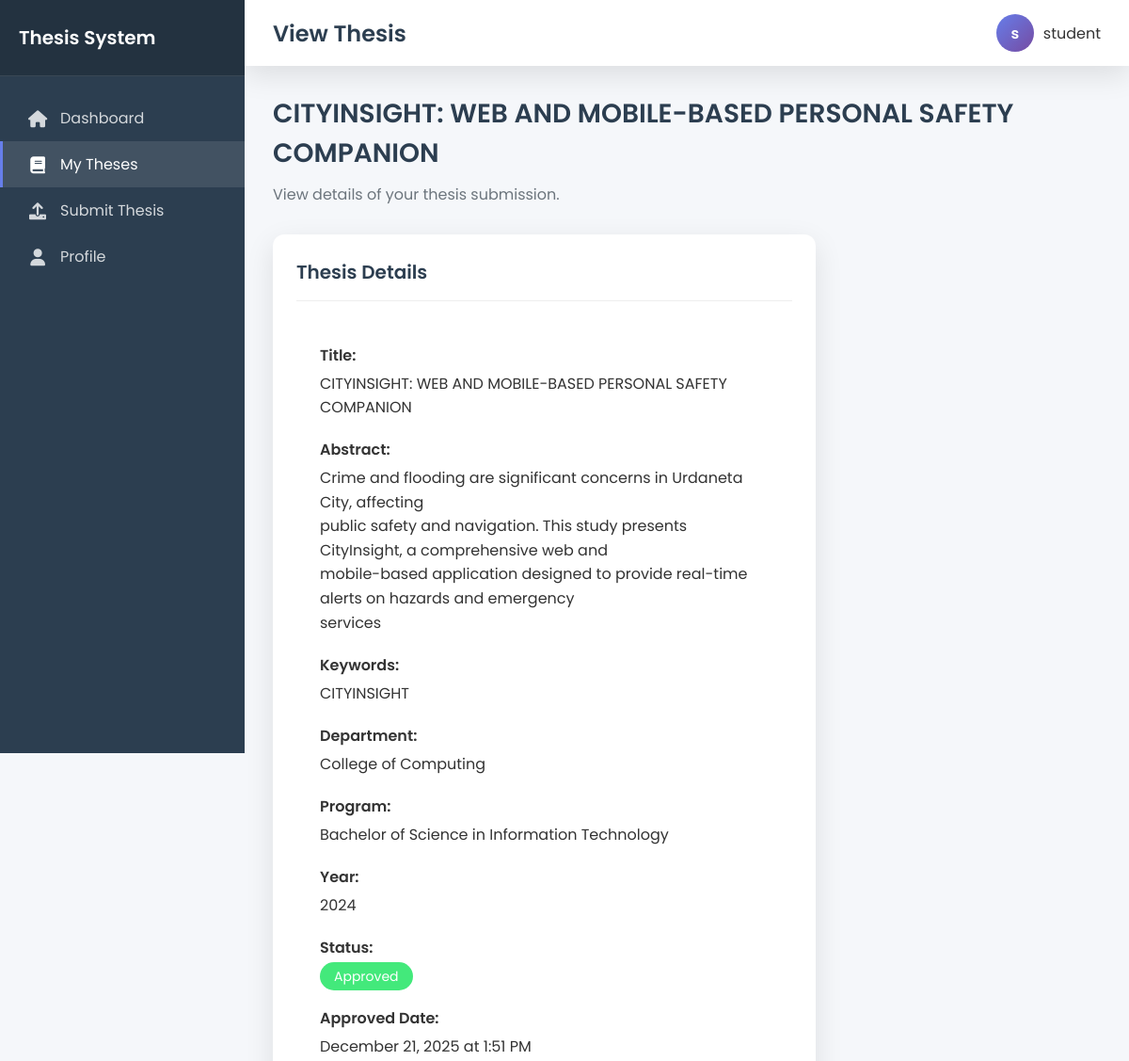
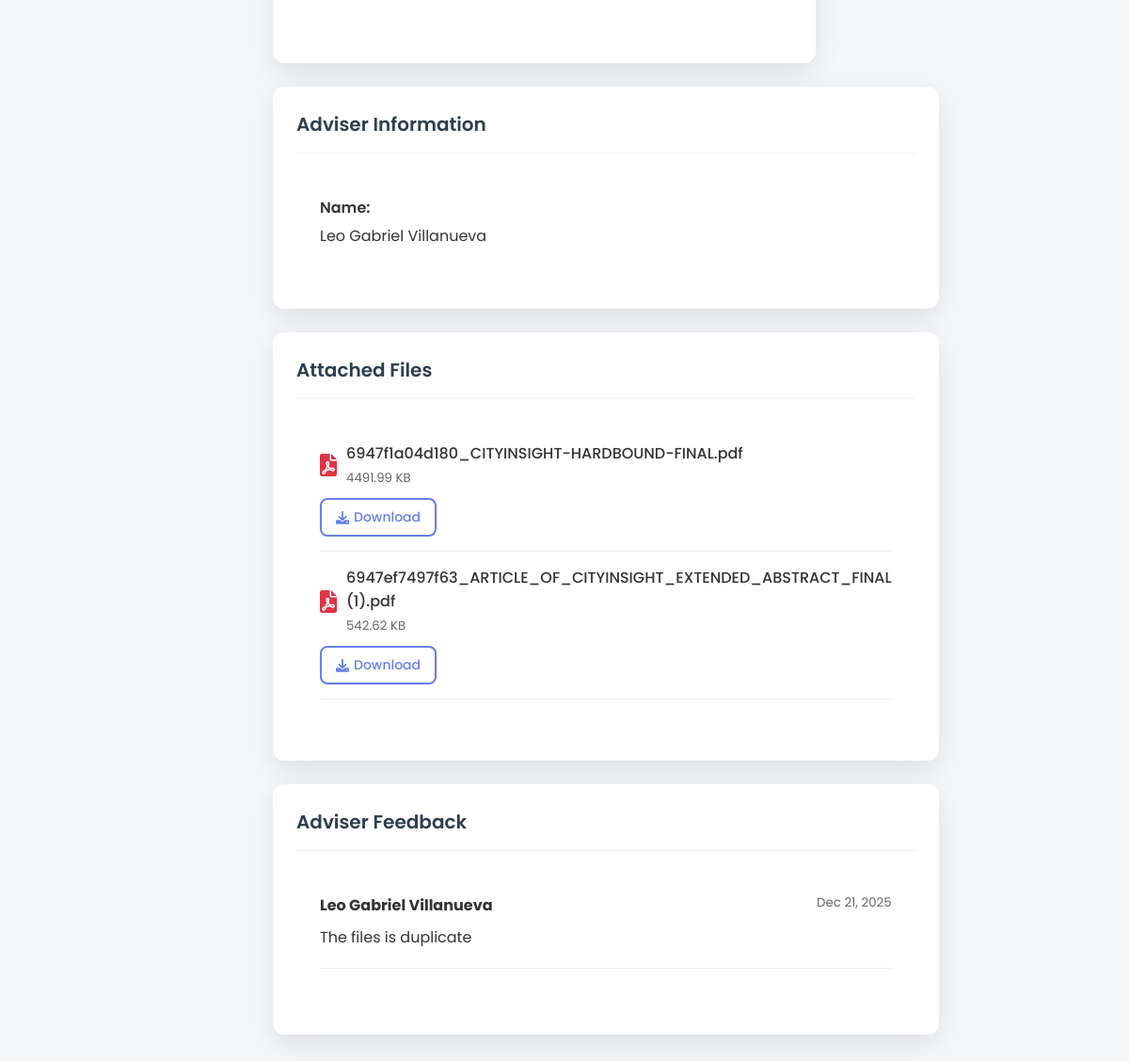
The app's page /student/view-thesis.php?id=4 (signed in) with its own data (2 pictures, top to bottom).
### tables this page shows
CREATE TABLE `theses` (
  `id` int(11) NOT NULL,
  `title` varchar(255) NOT NULL,
  `abstract` text NOT NULL,
  `keywords` text DEFAULT NULL,
  `author_id` int(11) NOT NULL,
  `adviser_id` int(11) DEFAULT NULL,
  `department_id` int(11) NOT NULL,
  `program_id` int(11) NOT NULL,
  `year` year(4) NOT NULL,
  `status` enum('draft','submitted','under_review','approved','rejected') DEFAULT 'draft',
  `submitted_at` timestamp NULL DEFAULT NULL,
  `approved_at` timestamp NULL DEFAULT NULL,
  `created_at` timestamp NOT NULL DEFAULT current_timestamp(),
  `updated_at` timestamp NOT NULL DEFAULT current_timestamp() ON UPDATE current_timestamp()
);

CREATE TABLE `departments` (
  `id` int(11) NOT NULL,
  `name` varchar(100) NOT NULL,
  `description` text DEFAULT NULL,
  `created_at` timestamp NOT NULL DEFAULT current_timestamp(),
  `updated_at` timestamp NOT NULL DEFAULT current_timestamp() ON UPDATE current_timestamp()
);

CREATE TABLE `programs` (
  `id` int(11) NOT NULL,
  `department_id` int(11) NOT NULL,
  `name` varchar(100) NOT NULL,
  `description` text DEFAULT NULL,
  `created_at` timestamp NOT NULL DEFAULT current_timestamp(),
  `updated_at` timestamp NOT NULL DEFAULT current_timestamp() ON UPDATE current_timestamp()
);

CREATE TABLE `users` (
  `id` int(11) NOT NULL,
  `username` varchar(50) NOT NULL,
  `email` varchar(100) NOT NULL,
  `password` varchar(255) NOT NULL,
  `role` enum('student','adviser','admin') NOT NULL,
  `first_name` varchar(50) NOT NULL,
  `last_name` varchar(50) NOT NULL,
  `middle_name` varchar(50) DEFAULT NULL,
  `student_id` varchar(20) DEFAULT NULL,
  `program_id` int(11) DEFAULT NULL,
  `profile_picture` varchar(255) DEFAULT NULL,
  `signature` varchar(255) DEFAULT NULL,
  `is_active` tinyint(1) DEFAULT 1,
  `last_login` timestamp NULL DEFAULT NULL,
  `created_at` timestamp NOT NULL DEFAULT current_timestamp(),
  `updated_at` timestamp NOT NULL DEFAULT current_timestamp() ON UPDATE current_timestamp()
);

CREATE TABLE `thesis_files` (
  `id` int(11) NOT NULL,
  `thesis_id` int(11) NOT NULL,
  `file_name` varchar(255) NOT NULL,
  `file_path` varchar(500) NOT NULL,
  `file_size` int(11) DEFAULT NULL,
  `mime_type` varchar(100) DEFAULT NULL,
  `uploaded_at` timestamp NOT NULL DEFAULT current_timestamp()
);

CREATE TABLE `review_logs` (
  `id` int(11) NOT NULL,
  `thesis_id` int(11) NOT NULL,
  `reviewer_id` int(11) NOT NULL,
  `comments` text NOT NULL,
  `rating` int(11) DEFAULT NULL CHECK (`rating` >= 1 and `rating` <= 5),
  `created_at` timestamp NOT NULL DEFAULT current_timestamp()
);

### models/Model.php (called while the page is built, shortened)
<?php
class Model {
    public function __construct($database) {
        $this->pdo = $database;
    }
}
?>

### models/Thesis.php (called while the page is built, shortened)
<?php
require_once 'Model.php';
class Thesis extends Model {
    public function getThesisById($id) {
        $stmt = $this->pdo->prepare("
            SELECT t.*, u.first_name as author_first_name, u.last_name as author_last_name,
                   adv.first_name as adviser_first_name, adv.last_name as adviser_last_name,
                   d.name as department_name, p.name as program_name
            FROM theses t
            LEFT JOIN users u ON t.author_id = u.id
            LEFT JOIN users adv ON t.adviser_id = adv.id
            LEFT JOIN departments d ON t.department_id = d.id
            LEFT JOIN programs p ON t.program_id = p.id
            WHERE t.id = ?
        ");
        $stmt->execute([$id]);
        return $stmt->fetch(PDO::FETCH_ASSOC);
    }
}
?>

### models/ThesisFile.php (called while the page is built, shortened)
<?php
require_once 'Model.php';
class ThesisFile extends Model {
    public function getFilesByThesis($thesisId) {
        $stmt = $this->pdo->prepare("SELECT * FROM thesis_files WHERE thesis_id = ? ORDER BY uploaded_at DESC");
        $stmt->execute([$thesisId]);
        return $stmt->fetchAll(PDO::FETCH_ASSOC);
    }
}
?>

### student/view-thesis.php (the view, shortened to what this page needs)
<?php
require_once '../config/db.php';
require_once '../models/Thesis.php';
require_once '../models/ThesisFile.php';
$thesisId = isset($_GET['id']) ? intval($_GET['id']) : 0;
$thesisModel = new Thesis($pdo);
$thesis = $thesisModel->getThesisById($thesisId);
$fileModel = new ThesisFile($pdo);
$files = $fileModel->getFilesByThesis($thesisId);
?>
<div class="page-header">
    <h2><?php echo htmlspecialchars($thesis['title']); ?></h2>
    <p>View details of your thesis submission.</p>
</div>
<div class="row" style="display: flex; flex-wrap: wrap; margin: 0 -15px;">
    <div class="col-md-8" style="flex: 0 0 66.666%; padding: 0 15px;">
        <div class="card fade-in">
            <div class="card-header">
                <h3>Thesis Details</h3>
            </div>
            <div class="card-body" style="padding: 25px;">
                <div class="detail-row" style="margin-bottom: 20px;">
                    <label style="font-weight: 600; display: block; margin-bottom: 5px;">Title:</label>
                    <p style="margin: 0;"><?php echo htmlspecialchars($thesis['title']); ?></p>
                </div>
                <div class="detail-row" style="margin-bottom: 20px;">
                    <label style="font-weight: 600; display: block; margin-bottom: 5px;">Abstract:</label>
                    <p style="margin: 0; line-height: 1.6;"><?php echo nl2br(htmlspecialchars($thesis['abstract'])); ?></p>
                </div>
                <?php if (!empty($thesis['keywords'])): ?>
                    <div class="detail-row" style="margin-bottom: 20px;">
                        <label style="font-weight: 600; display: block; margin-bottom: 5px;">Keywords:</label>
                        <p style="margin: 0;"><?php echo htmlspecialchars($thesis['keywords']); ?></p>
                    </div>
                <?php endif; ?>
                <div class="detail-row" style="margin-bottom: 20px;">
                    <label style="font-weight: 600; display: block; margin-bottom: 5px;">Department:</label>
                    <p style="margin: 0;"><?php echo htmlspecialchars($thesis['department_name']); ?></p>
                </div>
                <div class="detail-row" style="margin-bottom: 20px;">
                    <label style="font-weight: 600; display: block; margin-bottom: 5px;">Program:</label>
                    <p style="margin: 0;"><?php echo htmlspecialchars($thesis['program_name']); ?></p>
                </div>
                <div class="detail-row" style="margin-bottom: 20px;">
                    <label style="font-weight: 600; display: block; margin-bottom: 5px;">Year:</label>
                    <p style="margin: 0;"><?php echo htmlspecialchars($thesis['year']); ?></p>
                </div>
                <div class="detail-row" style="margin-bottom: 20px;">
                    <label style="font-weight: 600; display: block; margin-bottom: 5px;">Status:</label>
                    <?php
                    $statusClass = '';
                    switch ($thesis['status']) {
                        case 'approved':
                            $statusClass = 'background: #43e97b; color: white;';
                            break;
                    }
                    ?>
                    <span class="badge" style="padding: 5px 15px; border-radius: 20px; font-size: 14px; <?php echo $statusClass; ?>">
                        <?php echo ucfirst(str_replace('_', ' ', $thesis['status'])); ?>
                    </span>
                </div>
                <?php if ($thesis['approved_at']): ?>
                    <div class="detail-row" style="margin-bottom: 20px;">
                        <label style="font-weight: 600; display: block; margin-bottom: 5px;">Approved Date:</label>
                        <p style="margin: 0;"><?php echo date('F j, Y \a\t g:i A', strtotime($thesis['approved_at'])); ?></p>
                    </div>
                <?php endif; ?>
            </div>
        </div>
    </div>
    <div class="col-md-4" style="flex: 0 0 33.333%; padding: 0 15px;">
        <div class="card fade-in">
            <div class="card-header">
                <h3>Adviser Information</h3>
            </div>
            <div class="card-body" style="padding: 25px;">
                <?php if ($thesis['adviser_id']): ?>
                    <div class="detail-row" style="margin-bottom: 15px;">
                        <label style="font-weight: 600; display: block; margin-bottom: 5px;">Name:</label>
                        <p style="margin: 0;"><?php echo htmlspecialchars($thesis['adviser_first_name'] . ' ' . $thesis['adviser_last_name']); ?></p>
                    </div>
                <?php else: ?>
                    <p>No adviser assigned yet.</p>
                <?php endif; ?>
            </div>
        </div>
        <div class="card fade-in">
            <div class="card-header">
                <h3>Attached Files</h3>
            </div>
            <div class="card-body" style="padding: 25px;">
                <?php if (count($files) > 0): ?>
                    <?php foreach ($files as $file): ?>
                        <div class="file-item" style="margin-bottom: 15px; padding-bottom: 15px; border-bottom: 1px solid #eee;">
                            <div style="display: flex; align-items: center; gap: 10px;">
                                <i class="fas fa-file-pdf" style="font-size: 24px; color: #dc3545;"></i>
                                <div>
                                    <p style="margin: 0; font-weight: 500;"><?php echo htmlspecialchars($file['file_name']); ?></p>
                                    <small style="color: #666;">
                                        <?php echo round($file['file_size'] / 1024, 2); ?> KB
                                    </small>
                                </div>
                            </div>
                            <div style="margin-top: 10px;">
                                <a href="<?php echo htmlspecialchars($file['file_path']); ?>" class="btn btn-outline" style="padding: 8px 15px; border: 2px solid #667eea; border-radius: 8px; color: #667eea; text-decoration: none; font-size: 14px; display: inline-flex; align-items: center; gap: 5px;">
                                    <i class="fas fa-download"></i> Download
                                </a>
                            </div>
                        </div>
                    <?php endforeach; ?>
                <?php else: ?>
                    <p>No files attached to this thesis.</p>
                <?php endif; ?>
            </div>
        </div>
        <div class="card fade-in">
            <div class="card-header">
                <h3>Adviser Feedback</h3>
            </div>
            <div class="card-body" style="padding: 25px;">
                <?php
                $stmt = $pdo->prepare("SELECT rl.*, u.first_name, u.last_name FROM review_logs rl JOIN users u ON rl.reviewer_id = u.id WHERE rl.thesis_id = ? ORDER BY rl.created_at DESC");
                $stmt->execute([$thesisId]);
                $reviews = $stmt->fetchAll(PDO::FETCH_ASSOC);
                ?>
                <?php if (count($reviews) > 0): ?>
                    <?php foreach ($reviews as $review): ?>
                        <div class="review-item" style="margin-bottom: 20px; padding-bottom: 20px; border-bottom: 1px solid #eee;">
                            <div style="display: flex; justify-content: space-between; margin-bottom: 10px;">
                                <strong><?php echo htmlspecialchars($review['first_name'] . ' ' . $review['last_name']); ?></strong>
                                <small style="color: #666;"><?php echo date('M j, Y', strtotime($review['created_at'])); ?></small>
                            </div>
                            <p style="margin: 0; line-height: 1.5;"><?php echo nl2br(htmlspecialchars($review['comments'])); ?></p>
                        </div>
                    <?php endforeach; ?>
                <?php else: ?>
                    <p>No feedback available for this thesis yet.</p>
                <?php endif; ?>
            </div>
        </div>
    </div>
</div>
<?php
include '../views/shared/layout.php';
?>

### views/shared/layout.php (style rules this page uses)
:root { --primary-gradient: linear-gradient(135deg, #667eea 0%, #764ba2 100%); --secondary-gradient: linear-gradient(135deg, #f093fb 0%, #f5576c 100%); --success-gradient: linear-gradient(135deg, #43e97b 0%, #38f9d7 100%); --warning-gradient: linear-gradient(135deg, #ff9a9e 0%, #fecfef 100%); --dark: #2c3e50; --light: #f8f9fa; --gray: #6c757d; --border-radius: 12px; --box-shadow: 0 10px 30px rgba(0, 0, 0, 0.1); }
* { margin: 0; padding: 0; box-sizing: border-box; }
body { font-family: 'Poppins', sans-serif; background: #f5f7fa; color: #333; min-height: 100vh; }
.page-header { margin-bottom: 30px; }
.page-header h2 { font-size: 28px; font-weight: 600; color: var(--dark); margin: 0 0 10px 0; }
.page-header p { color: var(--gray); font-size: 16px; margin: 0; }
.card { background: white; border-radius: var(--border-radius); box-shadow: var(--box-shadow); padding: 25px; margin-bottom: 25px; transition: transform 0.3s ease; }
.card-header { border-bottom: 1px solid #eee; padding-bottom: 15px; margin-bottom: 20px; }
.card-header h3 { font-size: 20px; font-weight: 600; margin: 0; color: var(--dark); }
.btn { padding: 12px 20px; border: none; border-radius: var(--border-radius); font-family: 'Poppins', sans-serif; font-weight: 500; cursor: pointer; transition: all 0.3s ease; text-decoration: none; display: inline-flex; align-items: center; justify-content: center; gap: 8px; }
.btn i { font-size: 14px; }
.btn-outline { background: transparent; border: 2px solid #667eea; color: #667eea; }
.fade-in { animation: fadeIn 0.6s ease-out; }

### records on screen
theses: title "CITYINSIGHT: WEB AND MOBILE-BASED PERSONAL SAFETY COMPANION", abstract "Crime and flooding are significant concerns in Urdaneta City, affecting public safety and navigation. This study presents CityInsight, a comprehensive web and mobile-based application designed to provide real-time alerts on hazards and emergency services", keywords "CITYINSIGHT", department.name "College of Computing", program.name "Bachelor of Science in Information Technology", year "2024", status "Approved", approved_at "December 21, 2025 at 1:51 PM", adviser.last_name "Leo Gabriel Villanueva"
thesis_files: file_name "6947f1a04d180_CITYINSIGHT-HARDBOUND-FINAL.pdf", $file['file_size']/1024 "4491.99"
thesis_files: file_name "6947ef7497f63_ARTICLE_OF_CITYINSIGHT_EXTENDED_ABSTRACT_FINAL (1).pdf", $file['file_size']/1024 "542.62"
review_logs: reviewer.last_name "Leo Gabriel Villanueva", created_at "Dec 21, 2025", comments "The files is duplicate"

### other values on screen
$item['title'] "Dashboard"
$item['title'] "My Theses"
$item['title'] "Submit Thesis"
$item['title'] "Profile"
$title "View Thesis"
substr($_SESSION['username'], 0, 1) "s"
$_SESSION['username'] "student"
